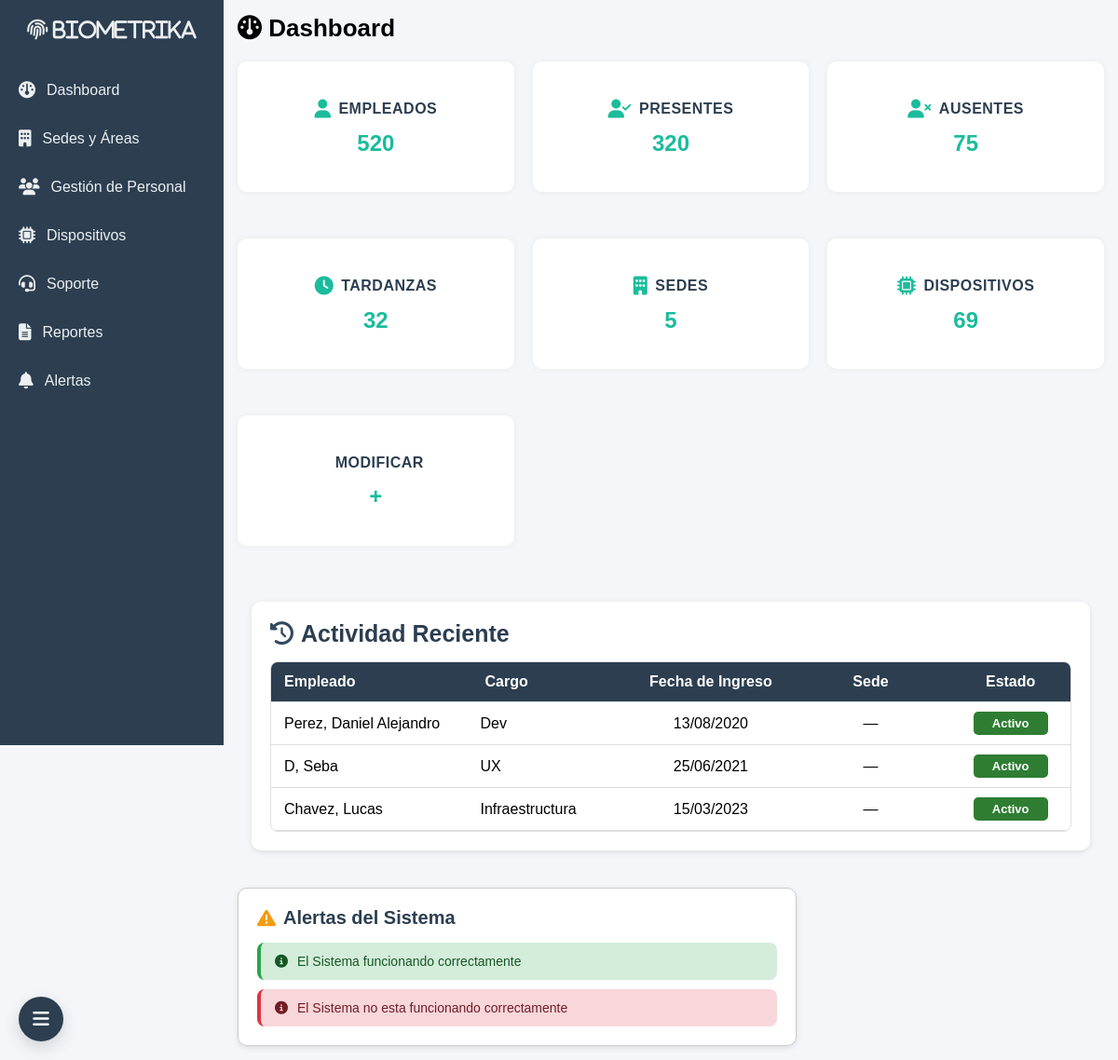
Before: /account/ (signed in) with the older database file.
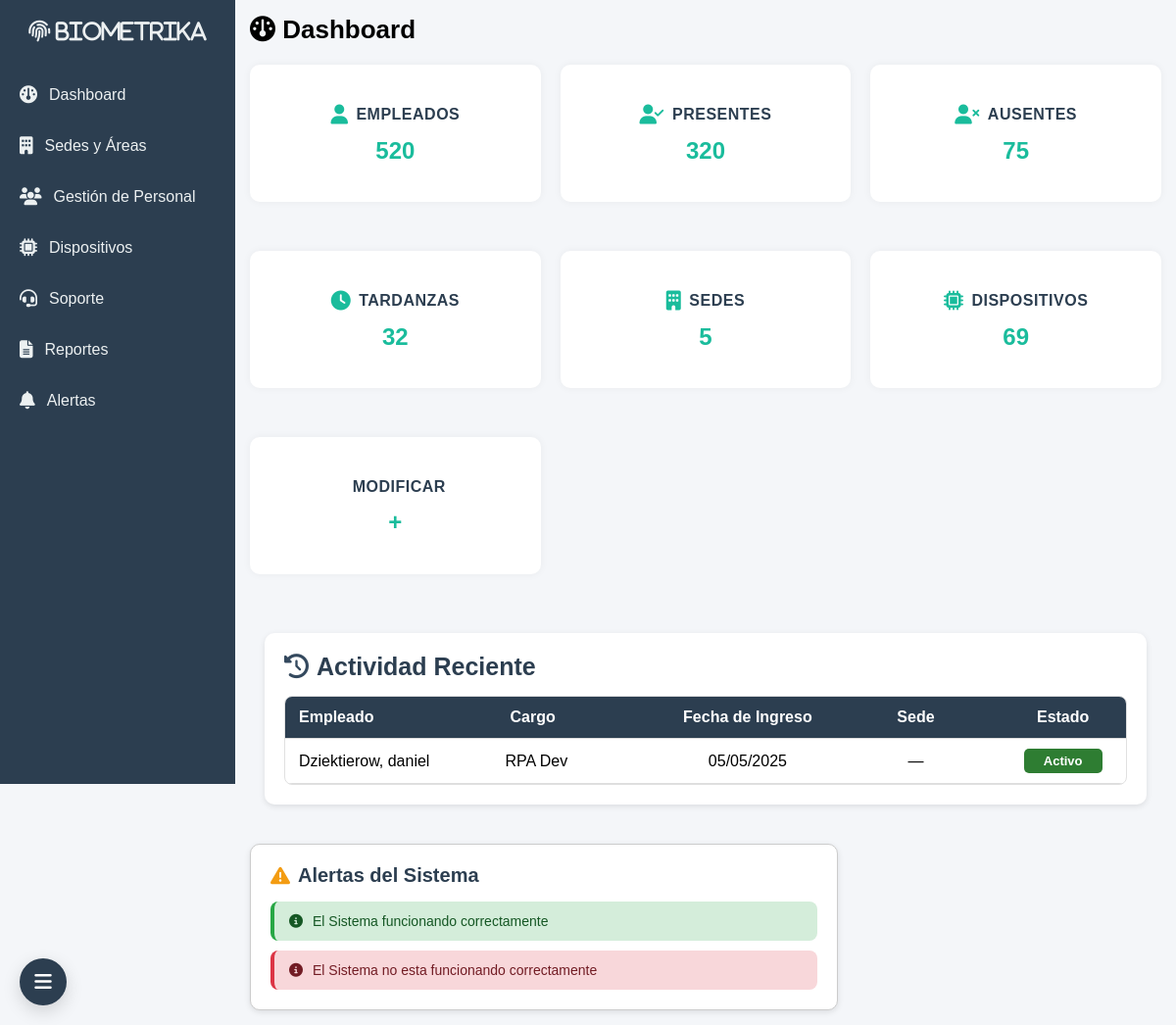
After: the same page with the newer database file.
### usuario/models.py (models this page shows, shortened)
class Personal(models.Model):
    nombre = models.CharField(max_length=100)
    apellido = models.CharField(max_length=100)
    dni = models.CharField(max_length=15, unique=True)
    telefono = models.CharField(max_length=20, blank=True, null=True)
    email = models.EmailField(blank=True, null=True)
    cargo = models.CharField(max_length=100)
    fecha_ingreso = models.DateField()
    activo = models.BooleanField(default=True)
    ubicacion = models.ForeignKey(
        'Ubicacion',
        on_delete=models.SET_NULL,
        null=True, blank=True,
        related_name='empleados'
    )

### usuario/views.py (the view)
# urls.py: path('', views.dashboard, name='dashboard'),
@login_required
def dashboard(request):
    ultimos_empleados = Personal.objects.order_by('fecha_ingreso')[:10]  # Últimos 10 agregados
    return render(request, 'account/dashboard.html', {
        'section': 'dashboard',
        'ultimos_empleados': ultimos_empleados,
    })

### usuario/templates/account/dashboard.html (shortened to what the changed rows need)
{% extends "base.html" %}
{% load static %}
{% block content %}
        <nav class="barra_opciones">
            <h2>
                <div class="fingerprint-scanner" id="fingerprintScanner">
                    <i class="fas fa-fingerprint fa-1x text-primary">   Biometrika</i>
                </div>
            </h2>
        </nav>
    <main class="contenido">
        <header>
            <h1><i class="fa-solid fa-gauge"></i> <b>Dashboard</b></h1>
        </header>
<section class="actividad">
  <div>
    <h2><i class="fa-solid fa-clock-rotate-left"></i> Actividad Reciente</h2>
    <div class="desplazamiento">
      <table>
        <thead>
          <tr>
            <th>Empleado</th>
            <th>Cargo</th>
            <th>Fecha de Ingreso</th>
            <th>Sede</th>
            <th>Estado</th>
          </tr>
        </thead>
        <tbody>
          {% for empleado in ultimos_empleados %}
          <tr>
            <td>{{ empleado.apellido }}, {{ empleado.nombre }}</td>
            <td>{{ empleado.cargo|default:"—" }}</td>
            <td>{{ empleado.fecha_ingreso|date:"d/m/Y" }}</td>
            <td>
              {% if empleado.sede %}
                {{ empleado.sede.nombre_sede }}
              {% else %}
                —
              {% endif %}
            </td>
            <td>
              {% if empleado.activo %}
                <span class="estado aprobado">Activo</span>
              {% else %}
                <span class="estado denegado">Inactivo</span>
              {% endif %}
            </td>
          </tr>
          {% empty %}
          <tr>
            <td colspan="5">No hay empleados registrados.</td>
          </tr>
          {% endfor %}
        </tbody>
      </table>
    </div>
  </div>
</section>
    </main>
{% endblock %}

Changed rows visible on the page:
removed Personal: apellido "Perez", nombre "Daniel Alejandro", cargo "Dev", fecha_ingreso "13/08/2020", activo "Activo"
removed Personal: apellido "D", nombre "Seba", cargo "UX", fecha_ingreso "25/06/2021", activo "Activo"
removed Personal: apellido "Chavez", nombre "Lucas", cargo "Infraestructura", fecha_ingreso "15/03/2023", activo "Activo"
added Personal: apellido "Dziektierow", nombre "daniel", cargo "RPA Dev", fecha_ingreso "05/05/2025", activo "Activo"
